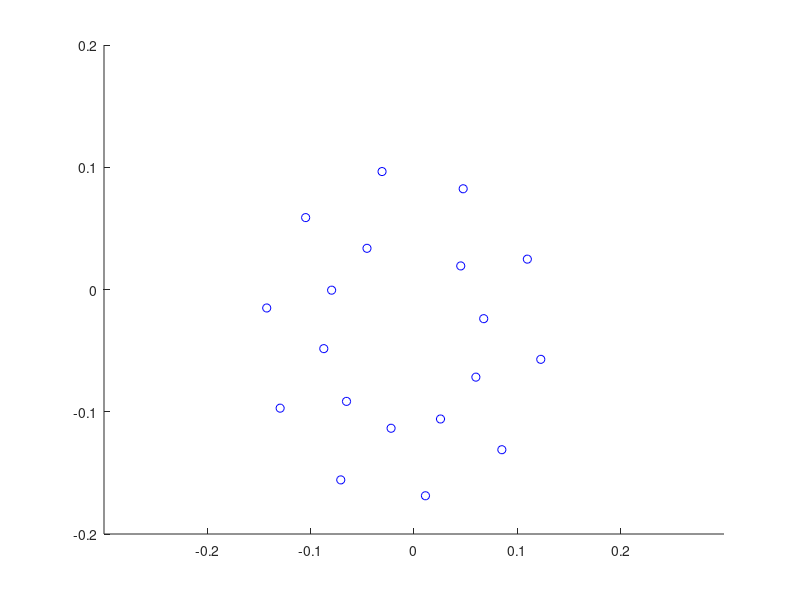

Source code (MATLAB):
clear all
load('foot_pos_fix.mat')
foot_pose = [foot_pos_fix_x ;foot_pos_fix_y];

rotate = [cos(pi/10) sin(pi/10);-sin(pi/10) cos(pi/10)];



save_new_foot = [];
new_foot = foot_pose(:,1);


figure
axis normal;
axis ([-0.3 0.3 -0.2 0.2])
hold on


for i = 2:20

save_new_foot = [save_new_foot new_foot];
plot(new_foot(1),new_foot(2),'o','color','b') 
relative = foot_pose(:,i) - foot_pose(:,i-1);
increment  = rotate^i*relative;
new_foot = new_foot + increment;
end






    
    

